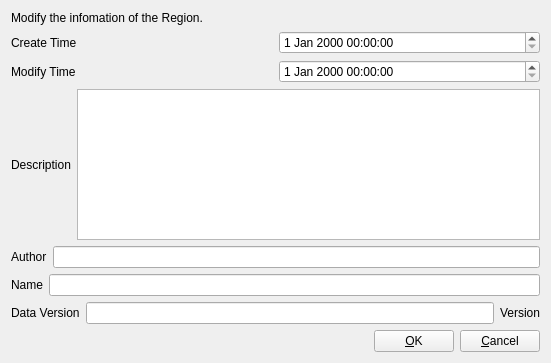
<?xml version="1.0" encoding="UTF-8"?>
<ui version="4.0">
 <class>RegionModifyUI</class>
 <widget class="QWidget" name="RegionModifyUI">
  <property name="geometry">
   <rect>
    <x>0</x>
    <y>0</y>
    <width>551</width>
    <height>363</height>
   </rect>
  </property>
  <property name="windowTitle">
   <string>RegionModifyUI</string>
  </property>
  <layout class="QVBoxLayout" name="verticalLayout">
   <item>
    <widget class="QLabel" name="label">
     <property name="text">
      <string>Modify the infomation of the Region.</string>
     </property>
    </widget>
   </item>
   <item>
    <layout class="QHBoxLayout" name="horizontalLayout">
     <item>
      <widget class="QLabel" name="label_2">
       <property name="text">
        <string>Create Time</string>
       </property>
      </widget>
     </item>
     <item>
      <widget class="QDateTimeEdit" name="dateTimeEdit"/>
     </item>
    </layout>
   </item>
   <item>
    <layout class="QHBoxLayout" name="horizontalLayout_2">
     <item>
      <widget class="QLabel" name="label_3">
       <property name="text">
        <string>Modify Time</string>
       </property>
      </widget>
     </item>
     <item>
      <widget class="QDateTimeEdit" name="dateTimeEdit_2"/>
     </item>
    </layout>
   </item>
   <item>
    <layout class="QHBoxLayout" name="horizontalLayout_3">
     <item>
      <widget class="QLabel" name="label_4">
       <property name="text">
        <string>Description</string>
       </property>
      </widget>
     </item>
     <item>
      <widget class="QTextEdit" name="textEdit"/>
     </item>
    </layout>
   </item>
   <item>
    <layout class="QHBoxLayout" name="horizontalLayout_4">
     <item>
      <widget class="QLabel" name="label_5">
       <property name="text">
        <string>Author</string>
       </property>
      </widget>
     </item>
     <item>
      <widget class="QLineEdit" name="lineEdit"/>
     </item>
    </layout>
   </item>
   <item>
    <layout class="QHBoxLayout" name="horizontalLayout_5">
     <item>
      <widget class="QLabel" name="label_6">
       <property name="text">
        <string>Name</string>
       </property>
      </widget>
     </item>
     <item>
      <widget class="QLineEdit" name="lineEdit_2"/>
     </item>
    </layout>
   </item>
   <item>
    <layout class="QHBoxLayout" name="horizontalLayout_6">
     <item>
      <widget class="QLabel" name="label_7">
       <property name="text">
        <string>Data Version</string>
       </property>
      </widget>
     </item>
     <item>
      <widget class="QLineEdit" name="lineEdit_3"/>
     </item>
     <item>
      <widget class="QLabel" name="versionLabel">
       <property name="text">
        <string>Version</string>
       </property>
      </widget>
     </item>
    </layout>
   </item>
   <item>
    <layout class="QHBoxLayout" name="horizontalLayout_7">
     <item>
      <spacer name="horizontalSpacer">
       <property name="orientation">
        <enum>Qt::Orientation::Horizontal</enum>
       </property>
       <property name="sizeHint" stdset="0">
        <size>
         <width>40</width>
         <height>20</height>
        </size>
       </property>
      </spacer>
     </item>
     <item>
      <widget class="QPushButton" name="pushButton">
       <property name="text">
        <string>&amp;OK</string>
       </property>
      </widget>
     </item>
     <item>
      <widget class="QPushButton" name="pushButton_2">
       <property name="text">
        <string>&amp;Cancel</string>
       </property>
      </widget>
     </item>
    </layout>
   </item>
  </layout>
 </widget>
 <resources/>
 <connections/>
</ui>
